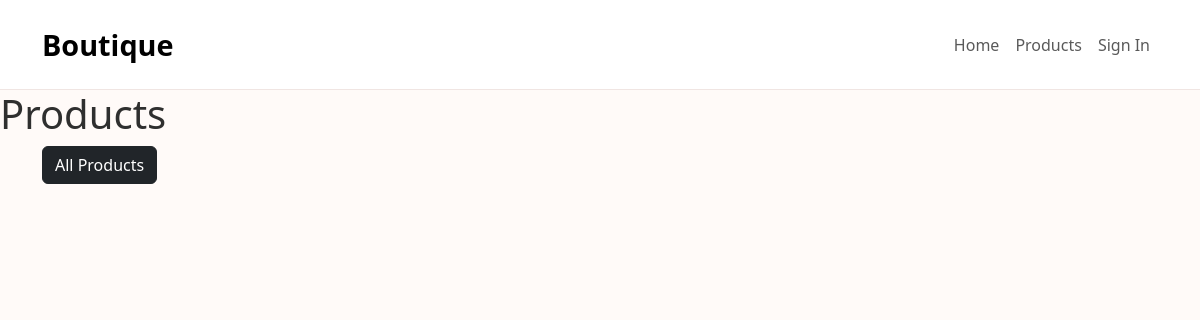
The page /products/?category=5 on the database as committed earlier.
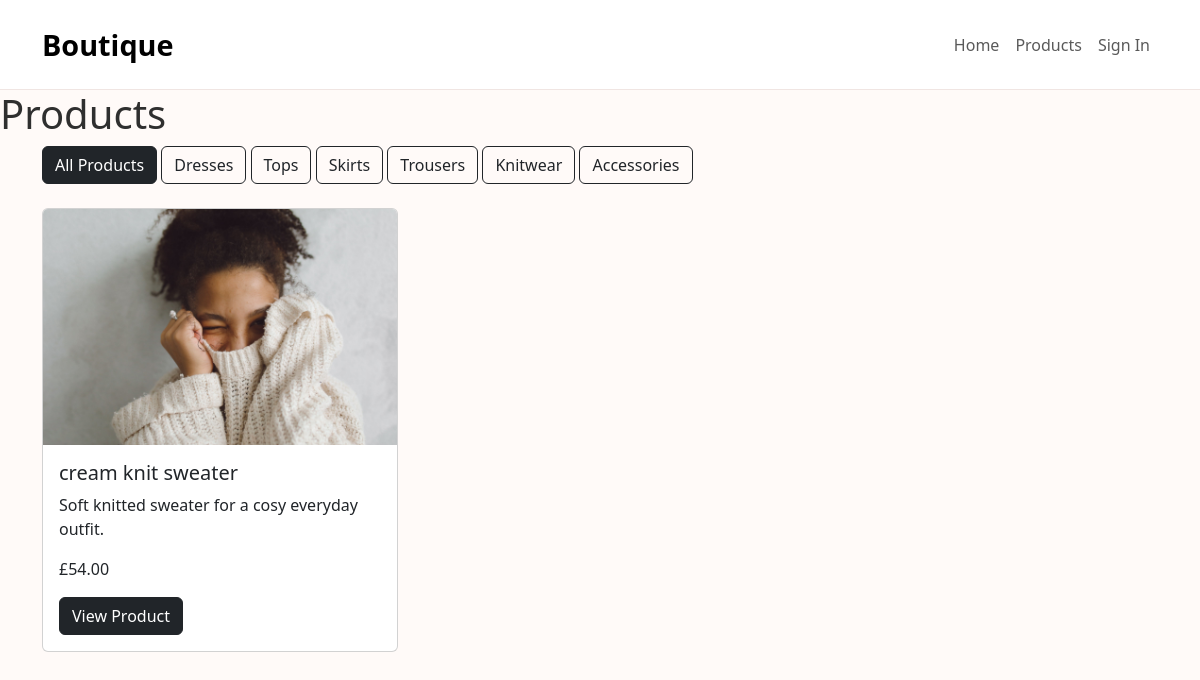
The same page on the database as committed later.
### products/models.py (models this page shows, shortened)
class Category(models.Model):
    name = models.CharField(max_length=100)

class Product(models.Model):
    category = models.ForeignKey(
        Category,
        on_delete=models.SET_NULL,
        null=True,
        blank=True,
        related_name='products'
    )
    name = models.CharField(max_length=100)
    description = models.TextField()
    price = models.DecimalField(max_digits=6, decimal_places=2)
    image = models.ImageField(upload_to='products/')

### products/views.py (the view)
# urls.py: path('', views.product_list, name='products'),
def product_list(request):
    products = Product.objects.all()
    categories = Category.objects.all()
    selected_category = request.GET.get('category')
    if selected_category:
        products = products.filter(category__id=selected_category)
    context = {
        'products': products,
        'categories': categories,
        'selected_category': selected_category,
    }
    return render(request, 'products/products.html', context)

### templates/products/products.html
   {% extends "base.html" %}
{% load static %}
{% block content %}
<h1>Products</h1>
<div class="container">
    <div class="mb-4">
        <a href="{% url 'products' %}" class="btn btn-dark">
            All Products
        </a>
        {% for category in categories %}
            <a href="{% url 'products' %}?category={{ category.id }}"
               class="btn btn-outline-dark">
                {{ category.name }}
            </a>
        {% endfor %}
    </div>
    <div class="row">
        {% for product in products %}
        <div class="col-md-4">
            <div class="card mb-4">
                <a href="{% url 'product_detail' product.id %}">
                    <img src="{% static 'media/' %}{{ product.image.name }}"
                         class="card-img-top"
                         alt="{{ product.name }}">
                </a>
                <div class="card-body">
                    <h5 class="card-title">
                        {{ product.name }}
                    </h5>
                    <p class="card-text">
                        {{ product.description }}
                    </p>
                    <p>
                        £{{ product.price }}
                    </p>
                    <a href="{% url 'product_detail' product.id %}"
                       class="btn btn-dark">
                        View Product
                    </a>
                </div>
            </div>
        </div>
        {% endfor %}
    </div>
</div>
{% endblock %}

Rows that differ between the two databases and show on the page:
added Category: name "Dresses"
added Category: name "Tops"
added Category: name "Skirts"
added Category: name "Trousers"
added Category: name "Knitwear"
added Category: name "Accessories"
now on this page (row edited): Product: image.name (picture), name "cream knit sweater", description "Soft knitted sweater for a cosy everyday outfit.", price "54.00"
